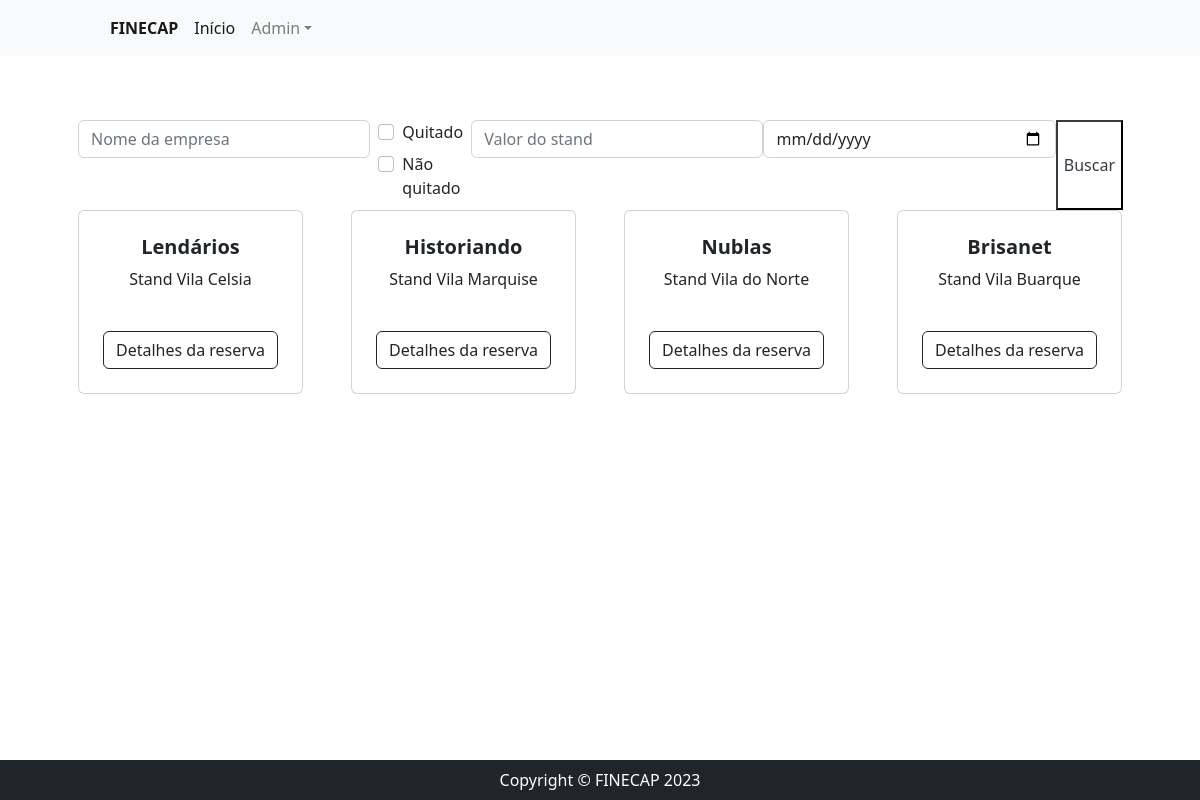
/, run on an earlier commit of the app's database.
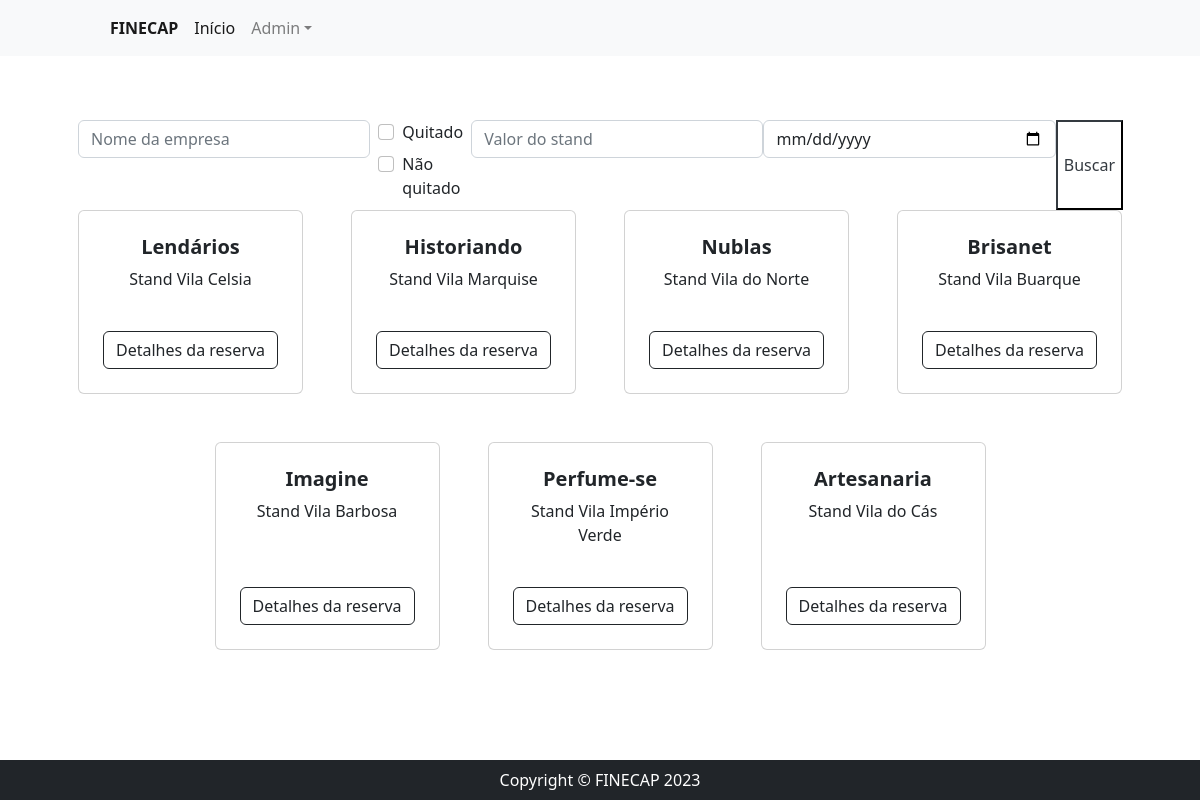
And on a later commit of the database.
### stands/models.py (models this page shows, shortened)
class Reserva(models.Model):
    CATEGORIA = (
        ('telecomunicação', 'Telecomunicação'),
        ('fast-food', 'Fast-Food'),
        ('marketing', 'Marketing'),
        ('cultura', 'Cultura')
    )
    nome_empresa = models.CharField(max_length=200, verbose_name='Nome da empresa')
    cnpj = models.CharField(max_length=14, verbose_name='CNPJ')
    categoria_empresa = models.CharField(max_length=200, choices=CATEGORIA, verbose_name='Categoria da empresa')
    quitado = models.BooleanField(default=False)
    stand = models.OneToOneField(Stand,on_delete=models.CASCADE)
    data_reserva = models.DateField(auto_now_add=True)

class Stand(models.Model):
    localizacao = models.CharField(max_length=200, verbose_name='Localização')
    valor = models.FloatField(verbose_name='Valor')
    def __str__(self):
        return self.localizacao

### stands/views.py (the view)
# urls.py: path('',reserva_listar,name='reserva_listar'),
def reserva_listar(request):
    reservas = Reserva.objects.all().order_by('data_reserva')
    nome_empresa = request.GET.get('nome_empresa')
    valor = request.GET.get('valor')
    quitado = request.GET.get('quitado')
    naoquitado = request.GET.get('naoquitado')
    data_reserva = request.GET.get('data_reserva')
    if nome_empresa:
        reservas = reservas.filter(
            nome_empresa__icontains=nome_empresa)
    if naoquitado and request.GET.get(False):
        pass
    else:
        if quitado:
            reservas = reservas.filter(quitado=True)
        if naoquitado:
            reservas = reservas.filter(quitado=False)
    if valor:
        reservas = reservas.filter(stand__valor=valor)
    if data_reserva:
        reservas = reservas.filter(data_reserva=data_reserva)
    context ={
        'reservas': reservas
    }
    return render(request, 'stands/index.html',context)

### stands/templates/stands/index.html
{% extends 'base.html' %}
{% block center %}
<section class="py-5">
    <div class="container px-4 px-lg-5 mt-3 mb-3">
        <form action="" method="GET">
            <div class="input-group-prepend">
                <input class="form-control md-2" placeholder="Nome da empresa" type="text" name="nome_empresa">
                <div class="form-check mx-2 md-2">
                    <input class="form-check-input"  type="checkbox" id="gridCheck" value="True" name="quitado">
                    <label for="form-label">Quitado</label>
                    <input class="form-check-input"  type="checkbox" id="gridCheck" value="False" name="naoquitado">
                    <label for="form-label">Não quitado</label>
                </div>
                <input class="form-control md-2" placeholder="Valor do stand" type="text" name="valor">
                <input class="form-control md-2" placeholder="Data da reserva" type="date" name="data_reserva">
                <button type="submit" class="btn-outline-dark">Buscar</button>
            </div>
        </form>
        <div class="row gx-4 gx-lg-5 row-cols-2 row-cols-md-3 row-cols-xl-4 row-cols-sx-1 justify-content-center">
            {% for reserva in reservas %}
            <div class="col mb-5">
                <div class="card h-100">
                    <div class="card-body p-4">
                        <div class="text-center">
                            <h5 class="fw-bolder">{{ reserva.nome_empresa }}</h5>
                            <div>
                                <p>Stand {{ reserva.stand }}</p>
                            </div>
                        </div>
                    </div>
                    <div>
                        <div class="card-footer p-4 pt-0 border-top-0 bg-transparent">
                            <div class="text-center"><a class="btn btn-outline-dark mt-auto"
                                    href="{% url 'detalhe_reserva' reserva.id %}">Detalhes da
                                    reserva</a></div>
                        </div>
                    </div>
                </div>
            </div>
            {% endfor %}
        </div>
    </div>
</section>
{% endblock %}

What changed in the data, as far as the page shows it:
added Reserva: nome_empresa "Imagine", stand "Vila Barbosa"
added Reserva: nome_empresa "Perfume-se", stand "Vila Império Verde"
added Reserva: nome_empresa "Artesanaria", stand "Vila do Cás"
